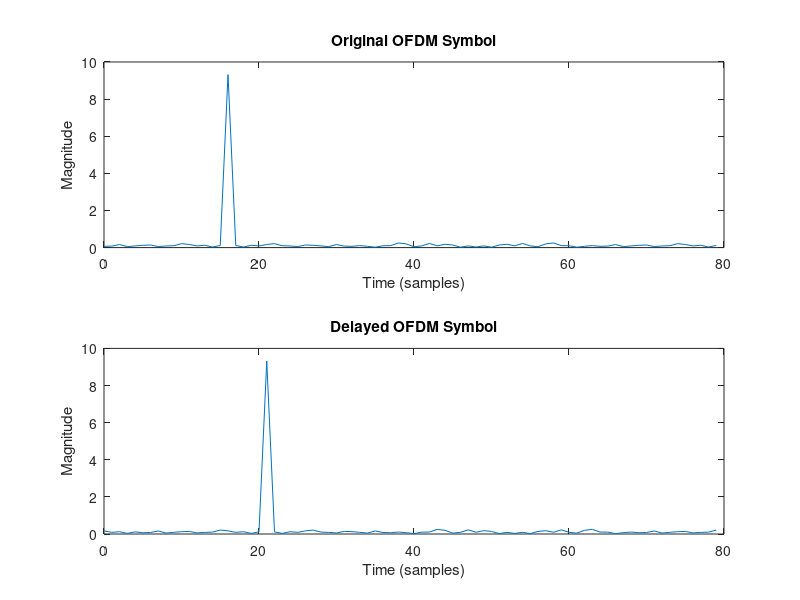

MATLAB code to generate this figure:
% OFDM system parameters
numSubcarriers = 64;        % Number of subcarriers
cpLength = 16;              % Length of cyclic prefix (CP)
symbolLength = numSubcarriers + cpLength; % Total symbol length

% Generate random OFDM symbol
data = randi([0 1], numSubcarriers, 1);      % Random data bits
modulatedData = qammod(data, 64, 'bin');     % QAM modulation
ofdmSymbol = ifft(modulatedData);            % Perform IFFT
ofdmSymbol = [ofdmSymbol(end-cpLength+1:end); ofdmSymbol];  % Add cyclic prefix

% Apply time delay to the OFDM symbol
timeDelay = 5;               % Time delay in samples
delayedSymbol = circshift(ofdmSymbol, timeDelay);

% Apply the MUSIC algorithm for time delay estimation
correlationMatrix = toeplitz(delayedSymbol([1 end:-1:2]), delayedSymbol([1 end:-1:2]));
[U, ~, ~] = svd(correlationMatrix);
noiseSubspace = U(:, numSubcarriers+1:end);
spectrum = sum(abs(conj(noiseSubspace.' * fft(delayedSymbol))).^2, 2);

% Estimate time delay using MUSIC algorithm
[~, delayIndex] = max(spectrum);
estimatedDelay = delayIndex - 1;

% Display estimated time delay
disp(['Estimated Time Delay: ' num2str(estimatedDelay) ' samples']);

% Plot the original and delayed OFDM symbols for visualization
subplot(2, 1, 1);
plot(0:symbolLength-1, abs(ofdmSymbol));
title('Original OFDM Symbol');
xlabel('Time (samples)');
ylabel('Magnitude');

subplot(2, 1, 2);
plot(0:symbolLength-1, abs(delayedSymbol));
title('Delayed OFDM Symbol');
xlabel('Time (samples)');
ylabel('Magnitude');
